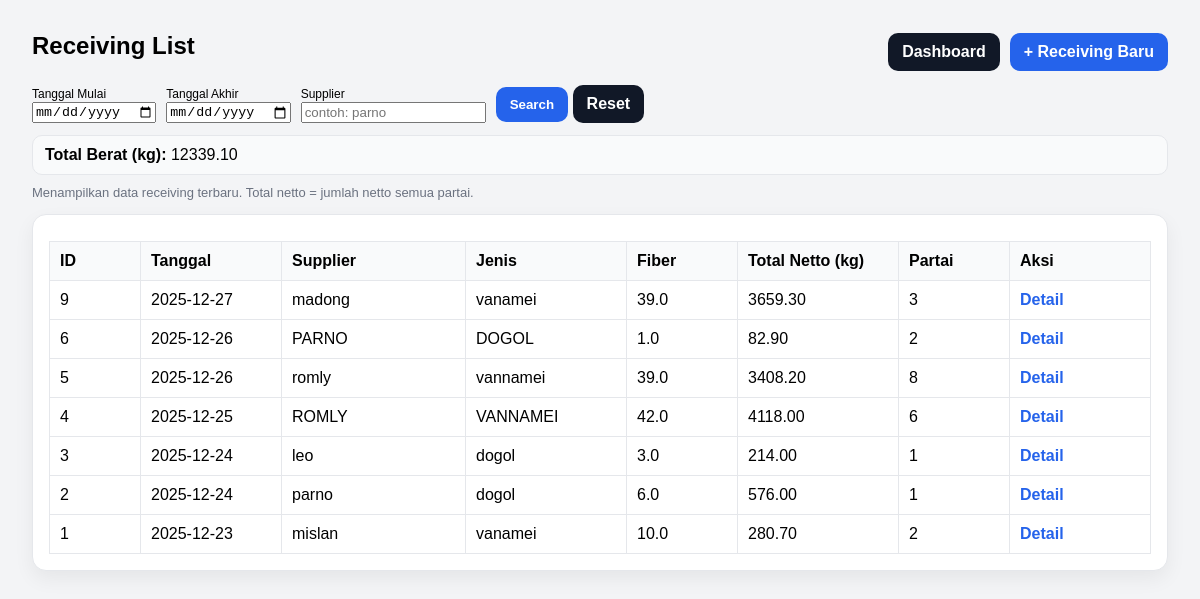
Screenshot of /receiving/list (signed in) with the database file from the repository.
### tables this page shows
CREATE TABLE receiving_header (
            id INTEGER PRIMARY KEY AUTOINCREMENT,
            tanggal TEXT NOT NULL,
            supplier TEXT NOT NULL,
            jenis TEXT,
            fiber REAL,
            created_at TEXT DEFAULT (datetime('now','localtime'))
        );

### app.py (the view)
@app.route("/receiving/list")
def receiving_list():
    if not require_login():
        return redirect(url_for("login"))
    start = (request.args.get("start") or "").strip()
    end = (request.args.get("end") or "").strip()
    supplier_q = (request.args.get("supplier") or "").strip()
    where = []
    params = []
    if start and end:
        where.append("h.tanggal BETWEEN ? AND ?")
        params.extend([start, end])
    elif start:
        where.append("h.tanggal >= ?")
        params.append(start)
    elif end:
        where.append("h.tanggal <= ?")
        params.append(end)
    if supplier_q:
        where.append("LOWER(h.supplier) LIKE ?")
        params.append(f"%{supplier_q.lower()}%")
    where_sql = ("WHERE " + " AND ".join(where)) if where else ""
    conn = get_conn()
    rows = conn.execute(f"""
        SELECT
            h.id,
            h.tanggal,
            h.supplier,
            h.jenis,
            h.fiber,
            COALESCE(SUM(COALESCE(p.netto, 0)), 0) AS total_netto,
            COUNT(p.id) AS jml_partai
        FROM receiving_header h
        LEFT JOIN receiving_partai p ON p.header_id = h.id
        {where_sql}
        GROUP BY h.id
        ORDER BY h.id DESC
    """, params).fetchall()
    total_berat = sum([(r["total_netto"] or 0) for r in rows])
    conn.close()
    return render_template(
        "receiving_list.html",
        rows=[dict(r) for r in rows],
        start=start,
        end=end,
        supplier=supplier_q,
        total_berat=total_berat
    )

### app.py (called while the page is built)
def require_login():
    return "user" in session

### db.py (called while the page is built)
def get_conn():
    conn = sqlite3.connect(DB_NAME)
    conn.row_factory = sqlite3.Row
    conn.execute("PRAGMA foreign_keys = ON;")
    return conn

### templates/receiving_list.html (shortened to what this page needs)
<!doctype html>
<html lang="id">
<head>
</head>
<body>
  <div class="top">
    <h2>Receiving List</h2>
    <div style="display:flex; gap:10px;">
      <a class="btn btn-secondary" href="/dashboard">Dashboard</a>
      <a class="btn btn-primary" href="/menu1">+ Receiving Baru</a>
    </div>
  </div>
  <form method="get" action="/receiving/list" style="display:flex; gap:10px; align-items:end; flex-wrap:wrap; margin:12px 0;">
  <div>
    <label style="font-size:12px;">Tanggal Mulai</label><br>
    <input type="date" name="start" value="{{ start or '' }}">
  </div>
  <div>
    <label style="font-size:12px;">Tanggal Akhir</label><br>
    <input type="date" name="end" value="{{ end or '' }}">
  </div>
  <div>
    <label style="font-size:12px;">Supplier</label><br>
    <input type="text" name="supplier" placeholder="contoh: parno" value="{{ supplier or '' }}">
  </div>
  <div>
    <button type="submit" class="btn btn-primary">Search</button>
    <a href="/receiving/list" class="btn btn-secondary" style="text-decoration:none; display:inline-block;">Reset</a>
  </div>
</form>
<div style="margin:10px 0; padding:10px 12px; background:#f9fafb; border:1px solid #e5e7eb; border-radius:10px;">
  <b>Total Berat (kg):</b> {{ "%.2f"|format(total_berat or 0) }}
</div>
  <div class="muted">Menampilkan data receiving terbaru. Total netto = jumlah netto semua partai.</div>
  <div class="card" style="margin-top:14px;">
    <table>
      <thead>
        <tr>
          <th style="width:70px;">ID</th>
          <th style="width:120px;">Tanggal</th>
          <th>Supplier</th>
          <th style="width:140px;">Jenis</th>
          <th style="width:90px;">Fiber</th>
          <th style="width:140px;">Total Netto (kg)</th>
          <th style="width:90px;">Partai</th>
          <th style="width:120px;">Aksi</th>
        </tr>
      </thead>
      <tbody>
        {% for r in rows %}
        <tr>
          <td>{{ r.id }}</td>
          <td>{{ r.tanggal }}</td>
          <td>{{ r.supplier }}</td>
          <td>{{ r["jenis"] or "-" }}</td>
          <td>{{ r["fiber"] if r["fiber"] is not none else "-" }}</td>
          <td>{{ "%.2f"|format(r["total_netto"] or 0) }}</td>
          <td>{{ r["jml_partai"] }}</td>
          <td class="actions">
            <a href="/receiving/{{ r.id }}">Detail</a>
          </td>
        </tr>
        {% endfor %}
      </tbody>
    </table>
  </div>
</body>
</html>

### templates/receiving_list.html (style rules this page uses)
body { font-family: Arial, sans-serif; padding: 24px; background:#f3f4f6; }
h2 { margin:0 0 12px 0; }
.card { background:white; border:1px solid #e5e7eb; border-radius:14px; padding:16px; box-shadow: 0 8px 20px rgba(0,0,0,0.06); }
table { width: 100%; border-collapse: collapse; margin-top: 10px; }
th, td { border: 1px solid #e5e7eb; padding: 10px; text-align: left; }
th { background:#f9fafb; }
.top { display:flex; justify-content:space-between; align-items:center; gap:12px; }
.btn { padding: 10px 14px; border: 0; border-radius: 10px; cursor: pointer; font-weight: 600; text-decoration:none; display:inline-block; }
.btn-primary { background: #2563eb; color: white; }
.btn-secondary { background: #111827; color: white; }
.muted { color:#6b7280; font-size:13px; margin-top:6px; }
.actions a { color:#2563eb; text-decoration:none; font-weight:600; }

### rows the page displays
receiving_header: id "9", tanggal "2025-12-27", supplier "madong", jenis "vanamei", fiber "39.0", r "3659.30", jml_partai "3"
receiving_header: id "6", tanggal "2025-12-26", supplier "PARNO", jenis "DOGOL", fiber "1.0", r "82.90", jml_partai "2"
receiving_header: id "5", tanggal "2025-12-26", supplier "romly", jenis "vannamei", fiber "39.0", r "3408.20", jml_partai "8"
receiving_header: id "4", tanggal "2025-12-25", supplier "ROMLY", jenis "VANNAMEI", fiber "42.0", r "4118.00", jml_partai "6"
receiving_header: id "3", tanggal "2025-12-24", supplier "leo", jenis "dogol", fiber "3.0", r "214.00", jml_partai "1"
receiving_header: id "2", tanggal "2025-12-24", supplier "parno", jenis "dogol", fiber "6.0", r "576.00", jml_partai "1"
receiving_header: id "1", tanggal "2025-12-23", supplier "mislan", jenis "vanamei", fiber "10.0", r "280.70", jml_partai "2"

### other values shown
{{ "%.2f"|format(total_berat or 0) }} "12339.10"
